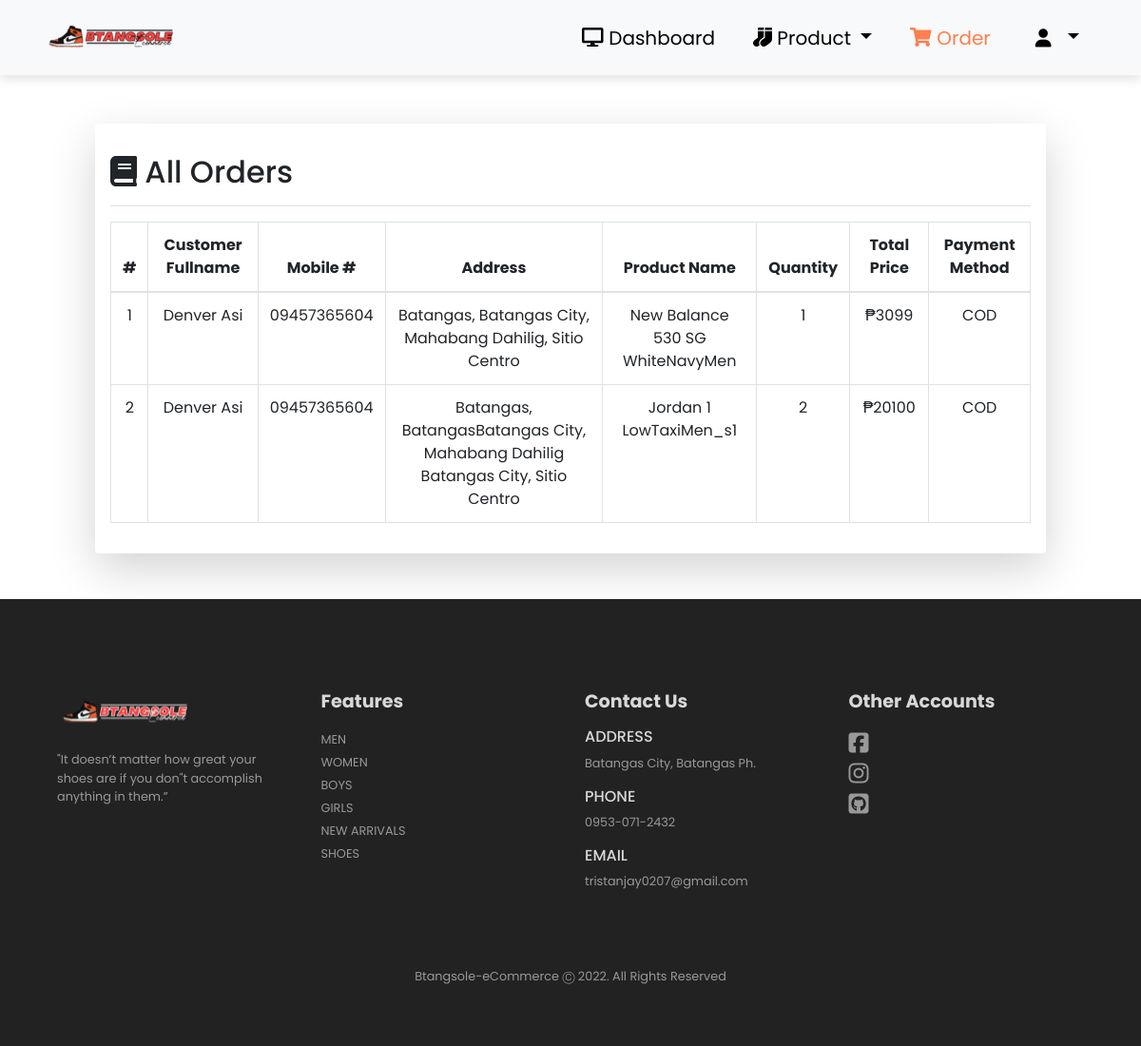
/admin/order-table (signed in), run on an earlier commit of the app's database.
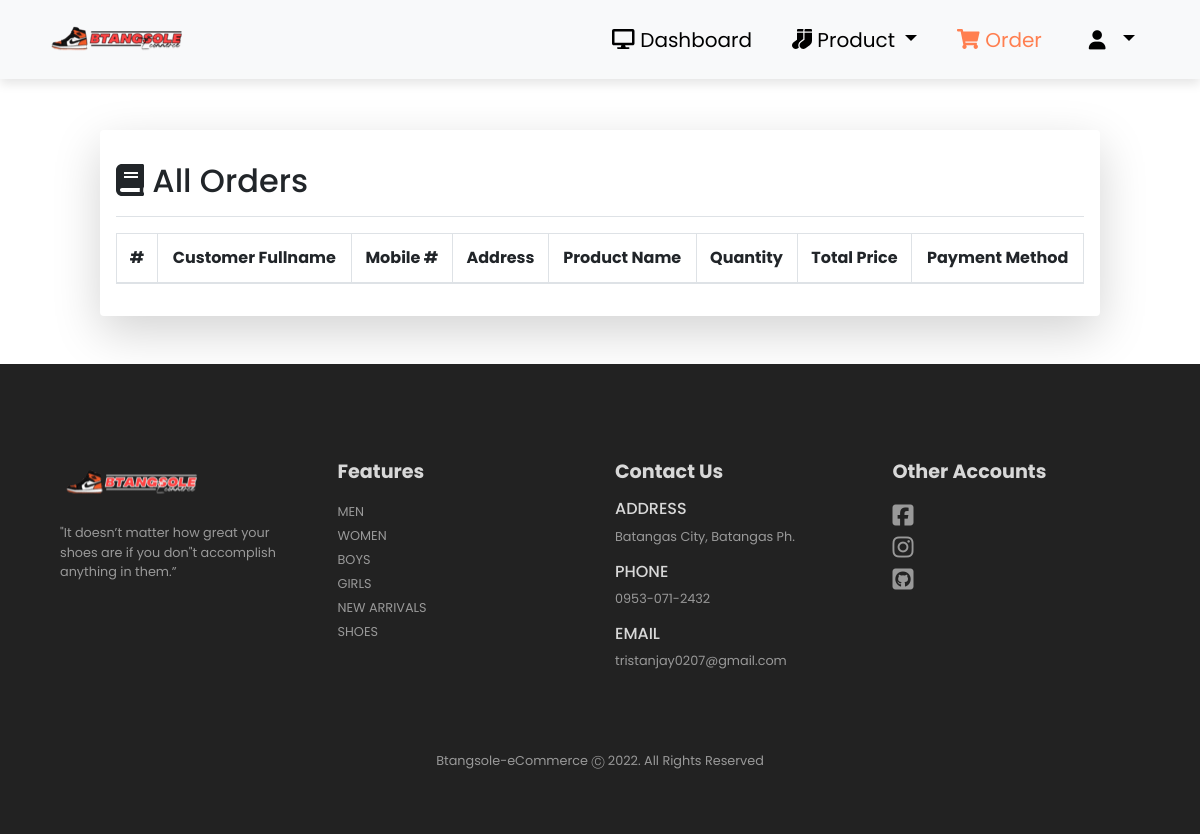
And on a later commit of the database.
### website/models.py (models this page shows)
class Order(db.Model):
    id = db.Column(db.Integer, primary_key=True)
    fullname = db.Column(db.String(150))
    mobilenum = db.Column(db.String(11))
    address = db.Column(db.String(700))
    product_id = db.Column(db.Integer, db.ForeignKey('product.id'))
    product_name = db.Column(db.String(150))
    quantity = db.Column(db.Integer)
    total_price = db.Column(db.Integer)
    paymentmethod = db.Column(db.String(150))
    approve = db.Column(db.Boolean, default=False)

### website/views.py (the view)
@views.route('/admin/order-table')
@login_required
def admin_orders():
    orders = Order.query.all()
    return render_template("admin/admin_order_table.html", orders=orders)

### website/__init__.py (called while the page is built)
def create_app():
    app = Flask(__name__)
    app.config['SECRET_KEY'] = 'batangas sole'
    app.config['SQLALCHEMY_DATABASE_URI'] = f'sqlite:///{DB_NAME}'
    db.init_app(app)
    from .views import views
    from .auth import auth
    app.register_blueprint(views, url_prefix='/')
    app.register_blueprint(auth, url_prefix='/')
    from .models import User
    create_database(app)
    createAdmin(app)
    login_manager = LoginManager()
    login_manager.login_view = 'auth.login'
    login_manager.init_app(app)
    @login_manager.user_loader
    def load_user(id):
        return User.query.get(int(id))
    return app

### website/templates/admin/admin_order_table.html (shortened to what this page needs)
{% extends "base.html" %}
{% block css %}
<link rel="stylesheet" href="{{ url_for('static', filename='css/admin-product-table.css') }}">
{% endblock %}
{% block navigation_bar %}
<nav class="navbar navbar-expand-lg navbar-light bg-light py-3 fixed-top">
    <div class="container">
        <img src="{{url_for('static', filename = 'other_resources/logo.png') }}" alt="">
        <div class="collapse navbar-collapse" id="navbarSupportedContent">
            <ul class="navbar-nav ml-auto">
                <li class="nav-item">
                    <a class="nav-link " href="{{url_for('views.admin')}}"><i class='fa fa-desktop'></i> Dashboard</a>
                </li>
                <ul class="navbar-nav">
                    <li class="nav-item dropdown">
                        <a class="nav-link dropdown-toggle" href="" role="button"
                            data-bs-toggle="dropdown" aria-expanded="false">
                            <i class="fas fa-socks"></i> Product
                        </a>
                    </li>
                </ul>
                <li class="nav-item">
                    <a class="nav-link active" href="#" ><i class='fas fa-shopping-cart'></i> Order</a>
                </li>
                <ul class="navbar-nav">
                    <li class="nav-item dropdown">
                        <a class="nav-link dropdown-toggle" href="#" role="button"
                            data-bs-toggle="dropdown" aria-expanded="false">
                            <i class="fa-solid fa-user"></i>
                        </a>
                    </li>
                </ul>
            </ul>
        </div>
    </div>
</nav>
{% endblock %}
{% block content%}
<div>
    <div class="container product-container shadow-lg p-3 mb-5 bg-body rounded"  >
        <div class="d-flex justify-content-between flex-wrap flex-md-nowrap align-items-center pt-3 pb-2 mb-3 border-bottom">
            <h1 class="h2"><i class="fa fa-book"></i> All Orders</h1>
        </div>
        <table class="text-center table table table-bordered rounded border-dark">
            <thead>
                <tr>
                    <th>#</th>
                    <th>Customer Fullname</th>
                    <th>Mobile #</th>
                    <th>Address</th>
                    <th>Product Name</th>
                    <th>Quantity</th>
                    <th>Total Price</th>
                    <th>Payment Method</th>
                </tr>
            </thead>
            <tbody class="table-group-divider">
                {% for order in orders %}
                <tr>
                    <td>{{order.id}}</td>
                    <td>{{ order.fullname }}</td>
                    <td>{{ order.mobilenum }}</td>
                    <td>{{ order.address }}</td>
                    <td>{{ order.product_name }}</td>
                    <td>{{ order.quantity }}</td>
                    <td>₱{{ order.total_price }}</td>
                    <td>COD</td>
                </tr>
                {% endfor %}
            </tbody>
        </table>
    </div>
</div>
{% endblock %}

### website/templates/base.html (shortened to what this page needs)
<!DOCTYPE html>
<html>
    <head>
        <link rel="stylesheet" href="https://cdn.jsdelivr.net/npm/bootstrap@4.1.3/dist/css/bootstrap.min.css"
>
        <link rel="stylesheet" href="{{ url_for('static', filename='css/base.css') }}">
        <link rel="stylesheet" href="path/to/font-awesome/css/font-awesome.min.css">
        {% block css %}{% endblock %}
    </head>
    <body>
        <div class="base-block"></div>
        {% block navigation_bar %}
        {% endblock %}
        {% block content %} {% endblock %}
        <footer class="mt-5 py-5">
            <div class="row container mx-auto pt-5">
                <div class="footer-one col-lg-3 col-md-6 col-12">
                    <img class="pb-3" src="{{url_for('static', filename = 'other_resources/logo2.png') }}" alt="">
                    <p>"It doesn’t matter how great your shoes are
                        if you don"t accomplish anything in them.”</p>
                </div>
                <div class="footer-one col-lg-3 col-md-6 col-12 mb-3">
                    <h5 class="pb-2">Features</h5>
                    <ul class="text-uppercase list-unstyled">
                        <li><a href="#">men</a></li>
                        <li><a href="#">women</a></li>
                        <li><a href="#">boys</a></li>
                        <li><a href="#">girls</a></li>
                        <li><a href="#">new arrivals</a></li>
                        <li><a href="#">shoes</a></li>
                    </ul>
                </div>
                <div class="footer-one col-lg-3 col-md-6 col-12 mb-3">
                    <h5 class="pb-2">Contact Us</h5>
                    <div>
                        <h6 class="text-uppercase">Address</h6>
                        <p>Batangas City, Batangas Ph.</p>
                    </div>
                    <div>
                        <h6 class="text-uppercase">Phone</h6>
                        <p>0953-071-2432</p>
                    </div>
                    <div>
                        <h6 class="text-uppercase">Email</h6>
                        <p>tristanjay0207@gmail.com</p>
                    </div>
                </div>
                <div class="footer-one col-lg-3 col-md-6 col-12 mb-3">
                    <h5 class="pb-2">Other Accounts</h5>
                    <ul class="text-uppercase list-unstyled">
                        <li><a href="https://www.facebook.com/btngSole"><i class="fa-brands fa-square-facebook"></i></a></li>
                        <li><a href=""><i class="fa-brands fa-instagram"></i></a></li>
                        <li><a href="https://github.com/dambear/BtangSole-E-Commerce-Website.git"><i class="fa-brands fa-square-github"></i></a></li>
                    </ul>
                </div>
            </div>
            <div class="copyright mt-5">
                <div class="container mx-auto text-nowrap text-center mb-2">
                    <p>Btangsole-eCommerce Ⓒ 2022. All Rights Reserved</p>
                </div>
            </div>
        </footer>
    </body>
</html>

### website/static/css/base.css (style rules this page uses)
* { margin: 0; padding: 0; box-sizing: border-box; }
body { font-family: 'Poppins', sans-serif; }
h5 { font-size: 1rem; font-weight: 400; color: #1d1d1d; }
h6 { color: #d8d8d8; }
footer { background-color: #222222; }
footer h5 { color: #d8d8d8; font-weight: 700; font-size: 1.2rem; }
footer { padding-bottom: 4px; }
footer li a { font-size: 0.8rem; color: #999; }
footer p { color: #999; font-size: 0.8rem; }
footer i { color: #999; font-size: 1.5rem; padding-bottom: 4px; padding-top: 4px; }
.navbar { font-size: 20px; top: 0; left: 0; box-shadow: 0 5px 10px rgba(0, 0, 0, 0.1); }
.navbar-light .navbar-nav .nav-link { padding: 0 20px; color: black; transition: 0.3s ease; }
.navbar i { font-size: 1.2rem; padding: 0 7px; cursor: pointer; transition: 0.3s ease; }
.navbar-light .navbar-nav .nav-link:hover, .navbar i:hover, .navbar-light .navbar-nav .nav-link.active, .navbar i.active { color: coral; }
.base-block { height: 80px; }

### website/static/css/admin-product-table.css (style rules this page uses)
.base-block { height: 80px; }
.product-container { width: 1000px; margin-top: 50px; }

What changed in the data, as far as the page shows it:
removed Order: id "1", fullname "Denver Asi", mobilenum "09457365604", address "Batangas, Batangas City, Mahabang Dahilig, Sitio Centro", product_name "New Balance 530 SG WhiteNavyMen", quantity "1", total_price "3099"
removed Order: id "2", fullname "Denver Asi", mobilenum "09457365604", address "Batangas, BatangasBatangas City, Mahabang Dahilig Batangas City, Sitio Centro", product_name "Jordan 1 LowTaxiMen_s1", quantity "2", total_price "20100"
